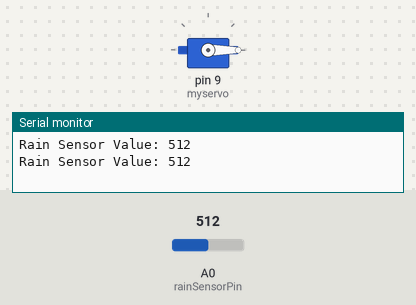
This sketch was run on a simulated Arduino Uno, built with avr-gcc and run on an emulated ATmega328P. Shown: servo, the last lines printed to the serial monitor. The test bench sets the inputs (shaded band); at power-on: A0 (rainSensorPin) = 512.

Above: at 1.8 s.
1.9 s: A0 (rainSensorPin) set to 783
3.4 s: A0 (rainSensorPin) set to 812
At 5.1 s:
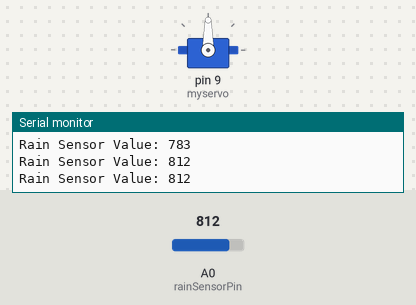
5.5 s: A0 (rainSensorPin) set to 790
At 6.7 s:
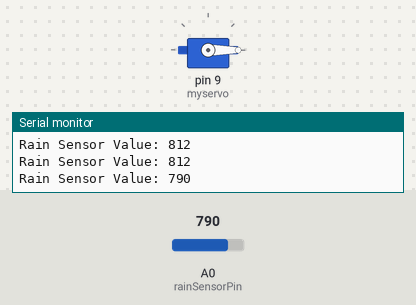
7.5 s: A0 (rainSensorPin) set to 810
At 9.5 s:
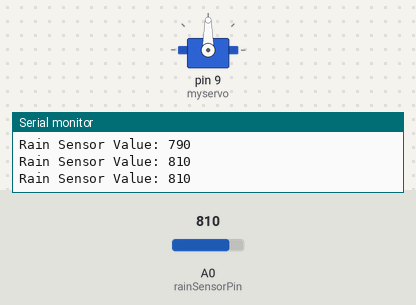
Timing chart, 0 to 10.5 s (numbered marks = the images above; inputs shaded):
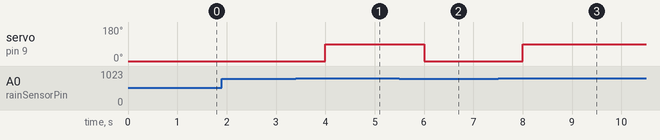

Measured:
- the behaviour switches between 800 and 801 on A0 (rainSensorPin) (found by bisection; images 0 and 1)
- after the input at 3.4 s, servo on pin 9 (myservo): 0° → 90° after 0.60 s
- after the input at 5.5 s, servo on pin 9 (myservo): 90° → 0° after 0.50 s
- after the input at 7.5 s, servo on pin 9 (myservo): 0° → 90° after 0.50 s

The sketch:

RainProtection.ino
```cpp
#include <Servo.h>

Servo myservo; // creează un obiect de tip servo pentru a controla servomotorul
int rainSensorPin = A0; // pinul analogic la care este conectat senzorul de ploaie
int sensorValue = 0; // variabilă pentru a stoca valoarea citită de la senzor

void setup() {
  myservo.attach(9); // atașează servomotorul la pinul 9
  pinMode(rainSensorPin, INPUT); // setează pinul senzorului ca intrare
  Serial.begin(9600); // inițializează comunicarea serială pentru monitorizare
}

void loop() {
  sensorValue = analogRead(rainSensorPin); // citește valoarea de la senzorul de ploaie
  Serial.print("Rain Sensor Value: ");
  Serial.println(sensorValue);

  if (sensorValue > 800) { // pragul pentru detectarea apei (ajustabil)
    myservo.write(90); // mută servomotorul la 90 de grade pentru a proteja hainele
    delay(1000); // așteaptă o secundă
  } else {
    myservo.write(0); // readuce servomotorul la poziția inițială
    delay(1000); // așteaptă o secundă
  }
}
```
